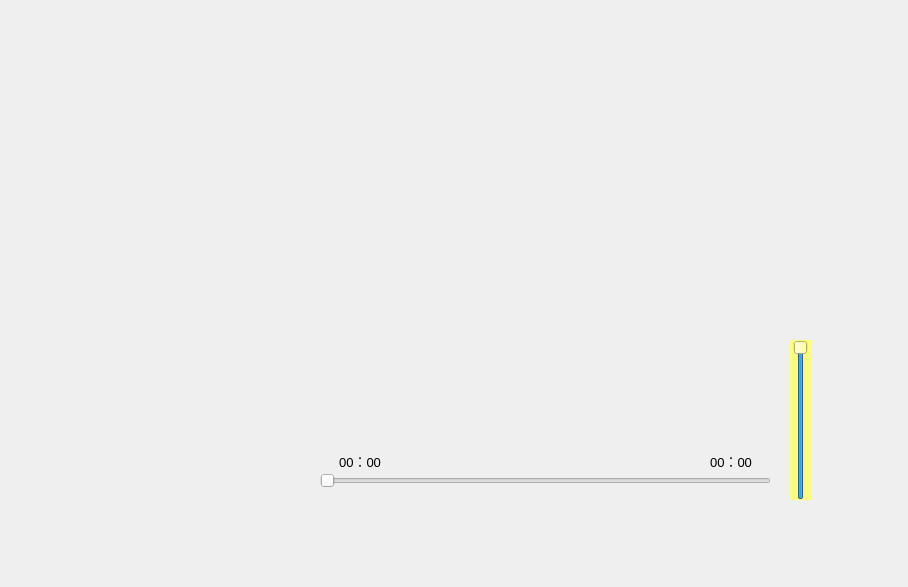
<?xml version="1.0" encoding="UTF-8"?>
<ui version="4.0">
 <class>QMusic</class>
 <widget class="QWidget" name="QMusic">
  <property name="geometry">
   <rect>
    <x>0</x>
    <y>0</y>
    <width>908</width>
    <height>587</height>
   </rect>
  </property>
  <property name="windowTitle">
   <string>云音乐</string>
  </property>
  <property name="windowIcon">
   <iconset resource="img/res.qrc">
    <normaloff>:/new/prefix1/image/systemTrayIcon.png</normaloff>:/new/prefix1/image/systemTrayIcon.png</iconset>
  </property>
  <property name="styleSheet">
   <string notr="true">/*	#QMusic
	将改样式仅限定在QMusic
*/
QWidget#QMusic
{
	border-image: url(:/new/prefix1/background/default.jpg);
}

listWidget
{
	border:none;
}
</string>
  </property>
  <widget class="QWidget" name="widget" native="true">
   <property name="geometry">
    <rect>
     <x>310</x>
     <y>500</y>
     <width>581</width>
     <height>71</height>
    </rect>
   </property>
   <layout class="QHBoxLayout" name="horizontalLayout">
    <item>
     <widget class="QPushButton" name="btn_openfile">
      <property name="minimumSize">
       <size>
        <width>50</width>
        <height>50</height>
       </size>
      </property>
      <property name="maximumSize">
       <size>
        <width>50</width>
        <height>50</height>
       </size>
      </property>
      <property name="styleSheet">
       <string notr="true">QPushButton:hover
{
	border:none;
	background-color: rgb(170, 255, 127);
	
}
QPushButton
{
	border:none;
}</string>
      </property>
      <property name="text">
       <string/>
      </property>
      <property name="icon">
       <iconset resource="img/res.qrc">
        <normaloff>:/new/prefix1/image/addFromLocal.png</normaloff>:/new/prefix1/image/addFromLocal.png</iconset>
      </property>
      <property name="iconSize">
       <size>
        <width>40</width>
        <height>40</height>
       </size>
      </property>
     </widget>
    </item>
    <item>
     <widget class="QPushButton" name="btn_pre">
      <property name="minimumSize">
       <size>
        <width>50</width>
        <height>50</height>
       </size>
      </property>
      <property name="maximumSize">
       <size>
        <width>50</width>
        <height>50</height>
       </size>
      </property>
      <property name="styleSheet">
       <string notr="true">QPushButton:hover
{
	border:none;
	background-color: rgb(170, 255, 127);
	
}
QPushButton
{
	border:none;
	
}</string>
      </property>
      <property name="text">
       <string/>
      </property>
      <property name="icon">
       <iconset resource="img/res.qrc">
        <normaloff>:/new/prefix1/image/pre.png</normaloff>:/new/prefix1/image/pre.png</iconset>
      </property>
      <property name="iconSize">
       <size>
        <width>40</width>
        <height>40</height>
       </size>
      </property>
     </widget>
    </item>
    <item>
     <widget class="QPushButton" name="btn_play">
      <property name="minimumSize">
       <size>
        <width>50</width>
        <height>50</height>
       </size>
      </property>
      <property name="maximumSize">
       <size>
        <width>50</width>
        <height>50</height>
       </size>
      </property>
      <property name="styleSheet">
       <string notr="true">QPushButton:hover
{
	border:none;
	background-color: rgb(170, 255, 127);
	
}
QPushButton
{
	border:none;
}</string>
      </property>
      <property name="text">
       <string/>
      </property>
      <property name="icon">
       <iconset resource="img/res.qrc">
        <normaloff>:/new/prefix1/image/pase.png</normaloff>:/new/prefix1/image/pase.png</iconset>
      </property>
      <property name="iconSize">
       <size>
        <width>40</width>
        <height>40</height>
       </size>
      </property>
     </widget>
    </item>
    <item>
     <widget class="QPushButton" name="btn_next">
      <property name="minimumSize">
       <size>
        <width>50</width>
        <height>50</height>
       </size>
      </property>
      <property name="maximumSize">
       <size>
        <width>50</width>
        <height>50</height>
       </size>
      </property>
      <property name="styleSheet">
       <string notr="true">QPushButton:hover
{
	border:none;
	background-color: rgb(170, 255, 127);
	
}
QPushButton
{
	border:none;
}</string>
      </property>
      <property name="text">
       <string/>
      </property>
      <property name="icon">
       <iconset resource="img/res.qrc">
        <normaloff>:/new/prefix1/image/next.png</normaloff>:/new/prefix1/image/next.png</iconset>
      </property>
      <property name="iconSize">
       <size>
        <width>40</width>
        <height>40</height>
       </size>
      </property>
     </widget>
    </item>
    <item>
     <widget class="QPushButton" name="btn_volume">
      <property name="minimumSize">
       <size>
        <width>50</width>
        <height>50</height>
       </size>
      </property>
      <property name="maximumSize">
       <size>
        <width>50</width>
        <height>50</height>
       </size>
      </property>
      <property name="styleSheet">
       <string notr="true">QPushButton:hover
{
	border:none;
	background-color: rgb(170, 255, 127);
	
}
QPushButton
{
	border:none;
}</string>
      </property>
      <property name="text">
       <string/>
      </property>
      <property name="icon">
       <iconset resource="img/res.qrc">
        <normaloff>:/new/prefix1/image-hover/music-voice-hover.png</normaloff>:/new/prefix1/image-hover/music-voice-hover.png</iconset>
      </property>
      <property name="iconSize">
       <size>
        <width>40</width>
        <height>40</height>
       </size>
      </property>
     </widget>
    </item>
   </layout>
  </widget>
  <widget class="QWidget" name="widget_2" native="true">
   <property name="geometry">
    <rect>
     <x>630</x>
     <y>0</y>
     <width>271</width>
     <height>71</height>
    </rect>
   </property>
   <layout class="QHBoxLayout" name="horizontalLayout_2">
    <item>
     <widget class="QPushButton" name="btn_About2">
      <property name="minimumSize">
       <size>
        <width>50</width>
        <height>50</height>
       </size>
      </property>
      <property name="maximumSize">
       <size>
        <width>50</width>
        <height>50</height>
       </size>
      </property>
      <property name="styleSheet">
       <string notr="true">QPushButton:hover
{
	border:none;
	background-color: rgb(170, 255, 127);
	
}
QPushButton
{
	border:none;
	
}</string>
      </property>
      <property name="text">
       <string/>
      </property>
      <property name="icon">
       <iconset resource="img/res.qrc">
        <normaloff>:/new/prefix1/image/about.png</normaloff>:/new/prefix1/image/about.png</iconset>
      </property>
      <property name="iconSize">
       <size>
        <width>40</width>
        <height>40</height>
       </size>
      </property>
     </widget>
    </item>
    <item>
     <widget class="QPushButton" name="btn_User">
      <property name="minimumSize">
       <size>
        <width>50</width>
        <height>50</height>
       </size>
      </property>
      <property name="maximumSize">
       <size>
        <width>50</width>
        <height>50</height>
       </size>
      </property>
      <property name="styleSheet">
       <string notr="true">QPushButton:hover
{
	border:none;
	background-color: rgb(170, 255, 127);
	
}
QPushButton
{
	border:none;
	
}</string>
      </property>
      <property name="text">
       <string/>
      </property>
      <property name="icon">
       <iconset resource="img/res.qrc">
        <normaloff>:/new/prefix1/image/singer.png</normaloff>:/new/prefix1/image/singer.png</iconset>
      </property>
      <property name="iconSize">
       <size>
        <width>40</width>
        <height>40</height>
       </size>
      </property>
     </widget>
    </item>
    <item>
     <widget class="QPushButton" name="btn_Skin">
      <property name="minimumSize">
       <size>
        <width>50</width>
        <height>50</height>
       </size>
      </property>
      <property name="maximumSize">
       <size>
        <width>50</width>
        <height>50</height>
       </size>
      </property>
      <property name="styleSheet">
       <string notr="true">QPushButton:hover
{
	border:none;
	background-color: rgb(170, 255, 127);
	
}
QPushButton
{
	border:none;
	
}</string>
      </property>
      <property name="text">
       <string/>
      </property>
      <property name="icon">
       <iconset resource="img/res.qrc">
        <normaloff>:/new/prefix1/image/skin.png</normaloff>:/new/prefix1/image/skin.png</iconset>
      </property>
      <property name="iconSize">
       <size>
        <width>40</width>
        <height>40</height>
       </size>
      </property>
     </widget>
    </item>
    <item>
     <widget class="QPushButton" name="btn_Minmum">
      <property name="minimumSize">
       <size>
        <width>50</width>
        <height>50</height>
       </size>
      </property>
      <property name="maximumSize">
       <size>
        <width>50</width>
        <height>50</height>
       </size>
      </property>
      <property name="styleSheet">
       <string notr="true">QPushButton:hover
{
	border:none;
	background-color: rgb(170, 255, 127);
	
}
QPushButton
{
	border:none;
	
}</string>
      </property>
      <property name="text">
       <string/>
      </property>
      <property name="icon">
       <iconset resource="img/res.qrc">
        <normaloff>:/new/prefix1/image/min.png</normaloff>:/new/prefix1/image/min.png</iconset>
      </property>
      <property name="iconSize">
       <size>
        <width>40</width>
        <height>40</height>
       </size>
      </property>
     </widget>
    </item>
    <item>
     <widget class="QPushButton" name="btn_Quit">
      <property name="minimumSize">
       <size>
        <width>50</width>
        <height>50</height>
       </size>
      </property>
      <property name="maximumSize">
       <size>
        <width>50</width>
        <height>50</height>
       </size>
      </property>
      <property name="styleSheet">
       <string notr="true">QPushButton:hover
{
	border:none;
	background-color: rgb(170, 255, 127);
	
}
QPushButton
{
	border:none;
	
}</string>
      </property>
      <property name="text">
       <string/>
      </property>
      <property name="icon">
       <iconset resource="img/res.qrc">
        <normaloff>:/new/prefix1/image/quit.png</normaloff>:/new/prefix1/image/quit.png</iconset>
      </property>
      <property name="iconSize">
       <size>
        <width>40</width>
        <height>40</height>
       </size>
      </property>
     </widget>
    </item>
   </layout>
  </widget>
  <widget class="QPushButton" name="btn_About">
   <property name="geometry">
    <rect>
     <x>10</x>
     <y>0</y>
     <width>50</width>
     <height>50</height>
    </rect>
   </property>
   <property name="minimumSize">
    <size>
     <width>50</width>
     <height>50</height>
    </size>
   </property>
   <property name="maximumSize">
    <size>
     <width>50</width>
     <height>50</height>
    </size>
   </property>
   <property name="styleSheet">
    <string notr="true">QPushButton:hover
{
	border:none;
	background-color: rgb(170, 255, 127);
	
}
QPushButton
{
	border:none;
	
}</string>
   </property>
   <property name="text">
    <string/>
   </property>
   <property name="icon">
    <iconset resource="img/res.qrc">
     <normaloff>:/new/prefix1/image/Title.png</normaloff>:/new/prefix1/image/Title.png</iconset>
   </property>
   <property name="iconSize">
    <size>
     <width>50</width>
     <height>60</height>
    </size>
   </property>
  </widget>
  <widget class="QListWidget" name="listWidget">
   <property name="geometry">
    <rect>
     <x>0</x>
     <y>70</y>
     <width>311</width>
     <height>511</height>
    </rect>
   </property>
   <property name="styleSheet">
    <string notr="true">background: transparent;</string>
   </property>
  </widget>
  <widget class="QSlider" name="volumeSlider">
   <property name="geometry">
    <rect>
     <x>790</x>
     <y>340</y>
     <width>22</width>
     <height>160</height>
    </rect>
   </property>
   <property name="styleSheet">
    <string notr="true">background-color: rgb(255, 255, 127);
border:none;</string>
   </property>
   <property name="value">
    <number>99</number>
   </property>
   <property name="orientation">
    <enum>Qt::Vertical</enum>
   </property>
  </widget>
  <widget class="QSlider" name="playProgressSlider">
   <property name="geometry">
    <rect>
     <x>320</x>
     <y>470</y>
     <width>451</width>
     <height>22</height>
    </rect>
   </property>
   <property name="orientation">
    <enum>Qt::Horizontal</enum>
   </property>
  </widget>
  <widget class="QWidget" name="layoutWidget">
   <property name="geometry">
    <rect>
     <x>320</x>
     <y>450</y>
     <width>451</width>
     <height>22</height>
    </rect>
   </property>
   <layout class="QHBoxLayout" name="horizontalLayout_3">
    <item>
     <widget class="QLabel" name="cur_lbl">
      <property name="minimumSize">
       <size>
        <width>80</width>
        <height>0</height>
       </size>
      </property>
      <property name="font">
       <font>
        <pointsize>10</pointsize>
       </font>
      </property>
      <property name="text">
       <string>00：00</string>
      </property>
      <property name="alignment">
       <set>Qt::AlignCenter</set>
      </property>
     </widget>
    </item>
    <item>
     <spacer name="horizontalSpacer">
      <property name="orientation">
       <enum>Qt::Horizontal</enum>
      </property>
      <property name="sizeHint" stdset="0">
       <size>
        <width>40</width>
        <height>20</height>
       </size>
      </property>
     </spacer>
    </item>
    <item>
     <widget class="QLabel" name="total_lbl">
      <property name="minimumSize">
       <size>
        <width>80</width>
        <height>0</height>
       </size>
      </property>
      <property name="font">
       <font>
        <pointsize>10</pointsize>
       </font>
      </property>
      <property name="text">
       <string>00：00</string>
      </property>
      <property name="alignment">
       <set>Qt::AlignCenter</set>
      </property>
     </widget>
    </item>
   </layout>
  </widget>
 </widget>
 <resources>
  <include location="img/res.qrc"/>
 </resources>
 <connections/>
</ui>
